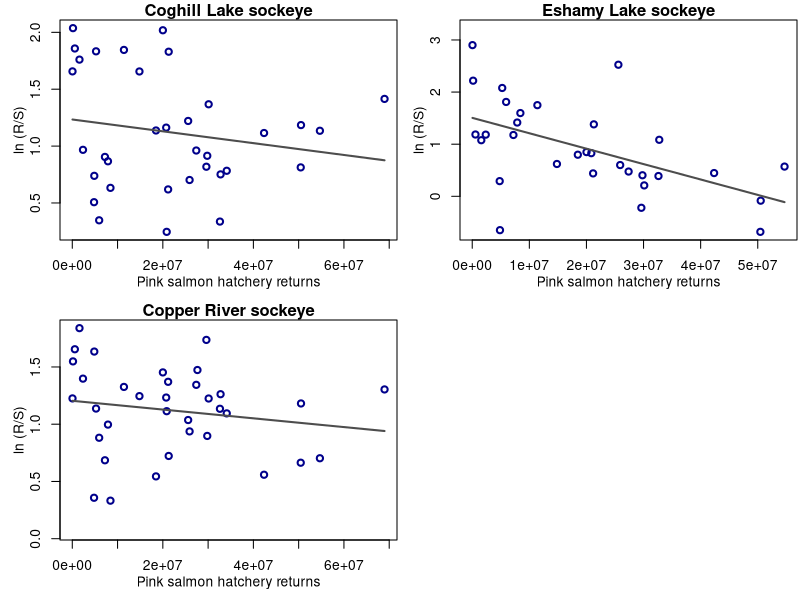

This figure's R source:

# sockeye - pink figure for appendix
coghill = readxl::read_excel("data/salmon data/data for analysis/Coghill_Wild_Sockeye_final.xlsx")
coghill = as.data.frame(coghill)[,names(coghill)%in%c("BroodYear","Escapement","RecPerSpawn","ad.hatchPinkRun.lag2")]
coghill$logRS = log(coghill$RecPerSpawn)

copper = readxl::read_excel("data/salmon data/data for analysis/Copper_Wild_Sockeye_final.xlsx")
copper = as.data.frame(copper)[,names(copper)%in%c("BroodYear","Escapement","RecPerSpawn","ad.hatchPinkRun.lag2")]
copper$logRS = log(copper$RecPerSpawn)

eshamy = readxl::read_excel("data/salmon data/data for analysis/Eshamy_Wild_Sockeye_final.xlsx")
eshamy = as.data.frame(eshamy)[,names(eshamy)%in%c("BroodYear","Escapement","RecPerSpawn","ad.hatchPinkRun.lag2")]
eshamy$logRS = log(as.numeric(eshamy$RecPerSpawn))
eshamy$Escapement = as.numeric(eshamy$Escapement)

copper.mod = lm(logRS ~ ad.hatchPinkRun.lag2, data = copper[which(!is.na(copper$logRS)),])
eshamy.mod = lm(logRS ~ ad.hatchPinkRun.lag2, data = eshamy[which(!is.na(eshamy$logRS)),])
coghill.mod = lm(logRS ~ ad.hatchPinkRun.lag2, data = coghill[which(!is.na(coghill$logRS)),])

pdf("Figure 07.pdf")
par(mfrow = c(2,2), mai = c(0.6,0.6,0.2,0.03), mgp=c(2,1,0))
plot(coghill$ad.hatchPinkRun.lag2[which(!is.na(coghill$logRS))], coghill$logRS[which(!is.na(coghill$logRS))], main="Coghill Lake sockeye", lwd=2, xlab="Pink salmon hatchery returns",ylab="ln (R/S)",type="p", col="dark blue")
sorted = sort(coghill$ad.hatchPinkRun.lag2[which(!is.na(coghill$logRS))], index.return=T)
lines(sorted$x, coghill.mod$fitted.values[sorted$ix], lwd=2,col="grey30")

plot(eshamy$ad.hatchPinkRun.lag2[which(!is.na(eshamy$logRS))], eshamy$logRS[which(!is.na(eshamy$logRS))], main="Eshamy Lake sockeye", lwd=2, xlab="Pink salmon hatchery returns",ylab="ln (R/S)",type="p", col = "dark blue")
sorted = sort(eshamy$ad.hatchPinkRun.lag2[which(!is.na(eshamy$logRS))], index.return=T)
lines(sorted$x, eshamy.mod$fitted.values[sorted$ix], lwd=2,col="grey30")

plot(copper$ad.hatchPinkRun.lag2[which(!is.na(copper$logRS))], copper$logRS[which(!is.na(copper$logRS))], main="Copper River sockeye", lwd=2, xlab="Pink salmon hatchery returns",ylab="ln (R/S)",type="p", col = "dark blue")
sorted = sort(copper$ad.hatchPinkRun.lag2[which(!is.na(copper$logRS))], index.return=T)
lines(sorted$x, copper.mod$fitted.values[sorted$ix], lwd=2,col="grey30")
dev.off()
